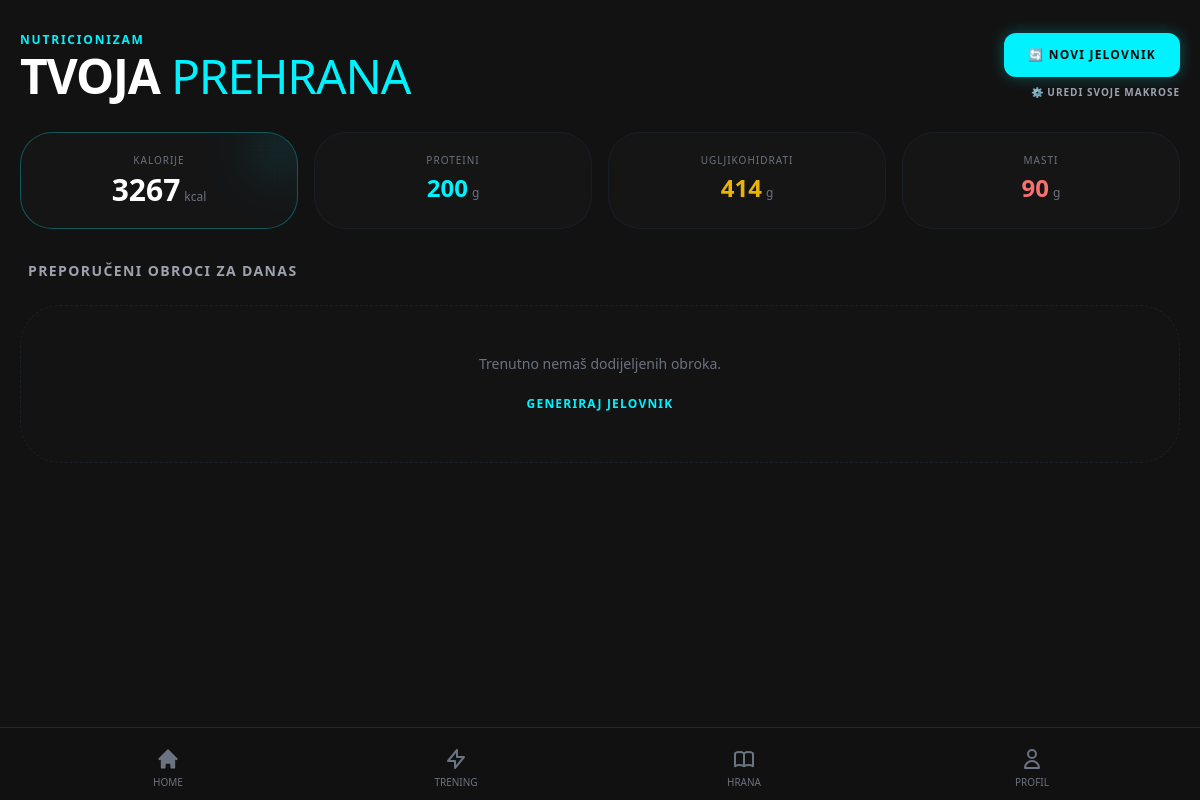
The page /prehrana/moj-plan/ (signed in) on the database its author committed.
### nutrition/models.py (models this page shows, shortened)
class PlanIshrane(models.Model):
    korisnik = models.OneToOneField(settings.AUTH_USER_MODEL, on_delete=models.CASCADE, related_name='planishrane')
    ciljne_kalorije = models.PositiveIntegerField(default=2000)
    ciljni_proteini = models.PositiveIntegerField(default=150)
    ciljni_ugljikohidrati = models.PositiveIntegerField(default=200)
    ciljne_masti = models.PositiveIntegerField(default=70)
    obroci = models.ManyToManyField(Obrok, blank=True)
    broj_generiranja = models.PositiveIntegerField(default=0)
    class Meta:
        verbose_name_plural = "Planovi Ishrane"

### nutrition/views.py (the view, shortened to what this page needs)
# urls.py: path('moj-plan/', views.moj_plan, name='moj_plan'),
@login_required(login_url='/korisnici/prijava/')
def moj_plan(request):
    user = request.user
    tezina = getattr(user, 'tezina', None)
    if not tezina:
        return render(request, 'nutrition/moj_plan.html', {'plan': None, 'is_pro_user': getattr(user, 'is_pro', False)})
    plan = getattr(user, 'planishrane', None)
    if not plan:
        plan = generiraj_plan_logika(user)
    is_pro_user = getattr(user, 'is_pro', False)
    return render(request, 'nutrition/moj_plan.html', {
        'plan': plan,
        'is_pro_user': is_pro_user,
    })

### nutrition/templates/nutrition/moj_plan.html (shortened to what this page needs)
{% extends 'base.html' %}
{% block content %}
<div class="px-5 pt-8 pb-32 max-w-7xl mx-auto space-y-8">
    <div class="flex flex-col lg:flex-row justify-between lg:items-end mb-6 gap-4">
        <div>
            <p class="text-[#00f2fe] text-xs font-semibold uppercase tracking-[0.15em] mb-1">Nutricionizam</p>
            <h1 class="text-4xl lg:text-5xl font-bold text-white uppercase tracking-tight">Tvoja <span class="font-light text-[#00f2fe]">Prehrana</span></h1>
        </div>
        {% if plan %}
        <div class="flex flex-col gap-2">
            <a href="{% url 'nutrition:generiraj_plan' %}" class="bg-[#00f2fe] text-[#0a0a0a] font-black px-6 py-3.5 rounded-xl uppercase text-xs tracking-widest shadow-[0_0_15px_rgba(0,242,254,0.3)] hover:-translate-y-0.5 transition-all text-center">
                🔄 Novi jelovnik
            </a>
            <button onclick="toggleMacrosForm()" class="text-[10px] text-gray-400 font-bold uppercase tracking-widest hover:text-white text-right">
                ⚙️ Uredi svoje makrose
            </button>
        </div>
        {% endif %}
    </div>
    {% if plan %}
    <div class="grid grid-cols-2 lg:grid-cols-4 gap-4">
        <div class="bg-brand-card/40 backdrop-blur-md p-5 rounded-[2rem] border border-[#00f2fe]/30 text-center relative overflow-hidden">
            <div class="absolute -top-4 -right-4 w-16 h-16 bg-[#00f2fe]/10 rounded-full blur-xl"></div>
            <span class="block text-[10px] text-gray-500 uppercase tracking-widest mb-1 relative z-10">Kalorije</span>
            <span class="text-white font-black text-3xl relative z-10">{{ plan.ciljne_kalorije }}<span class="text-xs font-normal text-gray-500 ml-1">kcal</span></span>
        </div>
        <div class="bg-brand-card/40 backdrop-blur-md p-5 rounded-[2rem] border border-gray-800/50 text-center">
            <span class="block text-[10px] text-gray-500 uppercase tracking-widest mb-1">Proteini</span>
            <span class="text-[#00f2fe] font-black text-2xl">{{ plan.ciljni_proteini }}<span class="text-xs font-normal text-gray-500 ml-1">g</span></span>
        </div>
        <div class="bg-brand-card/40 backdrop-blur-md p-5 rounded-[2rem] border border-gray-800/50 text-center">
            <span class="block text-[10px] text-gray-500 uppercase tracking-widest mb-1">Ugljikohidrati</span>
            <span class="text-yellow-500 font-black text-2xl">{{ plan.ciljni_ugljikohidrati }}<span class="text-xs font-normal text-gray-500 ml-1">g</span></span>
        </div>
        <div class="bg-brand-card/40 backdrop-blur-md p-5 rounded-[2rem] border border-gray-800/50 text-center">
            <span class="block text-[10px] text-gray-500 uppercase tracking-widest mb-1">Masti</span>
            <span class="text-red-400 font-black text-2xl">{{ plan.ciljne_masti }}<span class="text-xs font-normal text-gray-500 ml-1">g</span></span>
        </div>
    </div>
    <div class="relative mt-12">
        <h3 class="text-sm font-bold uppercase tracking-widest text-gray-400 mb-6 ml-2">Preporučeni obroci za danas</h3>
        <div class="grid grid-cols-1 md:grid-cols-2 gap-6 {% if not is_pro_user %}blur-md opacity-20 pointer-events-none select-none{% endif %}">
            {% for obrok in plan.obroci.all %}
            <div class="bg-brand-card/30 backdrop-blur-md rounded-3xl p-6 border border-gray-800/40 flex flex-col">
                <div class="flex justify-between items-start mb-4">
                    <span class="text-[10px] font-bold uppercase tracking-widest px-3 py-1 rounded-full bg-[#00f2fe]/10 text-[#00f2fe]">{{ obrok.kategorija }}</span>
                    <span class="text-white font-bold">{{ obrok.kalorije }} <span class="text-[10px] text-gray-500 font-normal">kcal</span></span>
                </div>
                <h4 class="text-xl font-bold text-white mb-4">{{ obrok.naziv }}</h4>
                <div class="flex gap-4 mb-6 border-b border-gray-800/50 pb-4">
                    <div class="text-center">
                        <span class="block text-[9px] text-gray-500 uppercase mb-1">P</span>
                        <span class="text-[#00f2fe] font-semibold text-sm">{{ obrok.proteini }}g</span>
                    </div>
                    <div class="text-center">
                        <span class="block text-[9px] text-gray-500 uppercase mb-1">UH</span>
                        <span class="text-yellow-500 font-semibold text-sm">{{ obrok.ugljikohidrati }}g</span>
                    </div>
                    <div class="text-center">
                        <span class="block text-[9px] text-gray-500 uppercase mb-1">M</span>
                        <span class="text-red-400 font-semibold text-sm">{{ obrok.masti }}g</span>
                    </div>
                </div>
                <div class="mt-auto space-y-2">
                    <h5 class="text-[10px] text-gray-500 font-bold uppercase tracking-widest mb-3">Sastojci:</h5>
                    <ul class="space-y-2">
                        {% for stavka in obrok.stavke.all %}
                        <li class="flex justify-between items-center text-sm">
                            <span class="text-gray-300">{{ stavka.namirnica.naziv }}</span>
                            <span class="text-[#00f2fe] font-bold">{{ stavka.gramaza }}<span class="text-[10px] font-normal text-gray-500">g</span></span>
                        </li>
                        {% empty %}
                        <li class="text-xs text-gray-500 italic">Nema unesenih sastojaka.</li>
                        {% endfor %}
                    </ul>
                    {% if obrok.recept %}
                    <div class="mt-4 pt-4 border-t border-gray-800/50">
                        <p class="text-xs text-gray-400 leading-relaxed">{{ obrok.recept|linebreaksbr }}</p>
                    </div>
                    {% endif %}
                </div>
            </div>
            {% empty %}
                <div class="col-span-1 md:col-span-2 py-12 text-center border border-dashed border-gray-800/60 rounded-[2.5rem] bg-brand-card/20">
                    <p class="text-gray-500 text-sm mb-4">Trenutno nemaš dodijeljenih obroka.</p>
                    <a href="{% url 'nutrition:generiraj_plan' %}" class="text-[#00f2fe] text-xs font-bold uppercase tracking-widest hover:underline">Generiraj jelovnik</a>
                </div>
            {% endfor %}
        </div>
    </div>
    {% endif %}
</div>
{% include 'includes/bottom_nav.html' %}
{% endblock %}

### rows shown on the page
PlanIshrane: ciljne_kalorije "3267", ciljni_proteini "200", ciljni_ugljikohidrati "414", ciljne_masti "90"
